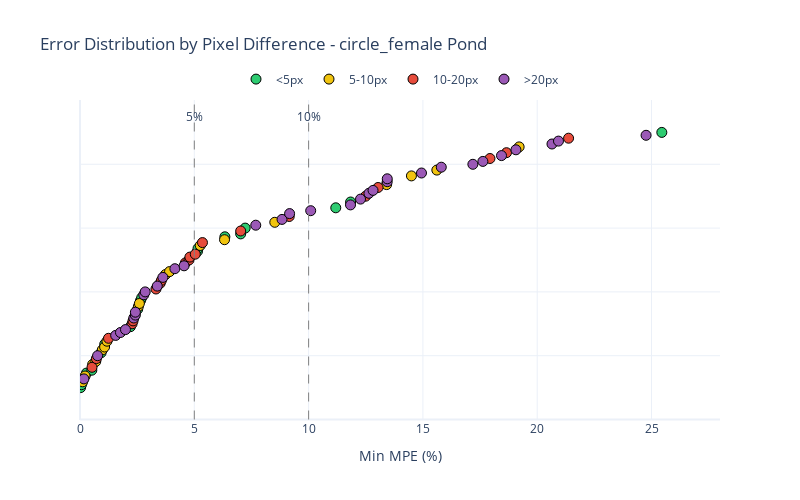

Source (notebook cell):
### Code cell
import pandas as pd
import numpy as np
import plotly.graph_objects as go



# Calculate minimum percentage error (MPE) if not already in dataframe
if 'min_mpe' not in df.columns:
    df['min_mpe'] = df[['MPError_fov_min', 'MPError_fov_max', 'MPError_fov_median']].min(axis=1)

# Calculate pixel differences
df['pred_pixels_diff_1'] = abs(df['pred_Distance_pixels'] - df['Length_1_pixels'])
df['pred_pixels_diff_2'] = abs(df['pred_Distance_pixels'] - df['Length_2_pixels'])
df['pred_pixels_diff_3'] = abs(df['pred_Distance_pixels'] - df['Length_3_pixels'])


# Define image dimensions
IMAGE_WIDTH = 5312
IMAGE_HEIGHT = 2988

# Calculate diagonal length of image in pixels
IMAGE_DIAGONAL = np.sqrt(IMAGE_WIDTH**2 + IMAGE_HEIGHT**2)

# Calculate pixel differences as percentage of image diagonal
df['pred_pixels_diff_1_pct'] = df['pred_pixels_diff_1'] / IMAGE_DIAGONAL * 100
df['pred_pixels_diff_2_pct'] = df['pred_pixels_diff_2'] / IMAGE_DIAGONAL * 100 
df['pred_pixels_diff_3_pct'] = df['pred_pixels_diff_3'] / IMAGE_DIAGONAL * 100

# Calculate minimum percentage pixel difference
df['min_pixel_diff_pct'] = df[['pred_pixels_diff_1_pct', 'pred_pixels_diff_2_pct', 'pred_pixels_diff_3_pct']].min(axis=1)

# Print statistics for percentage pixel differences
print("\nPixel differences as percentage of image diagonal:")
print(f"Minimum: {df['min_pixel_diff_pct'].min():.2f}%")
print(f"Maximum: {df['min_pixel_diff_pct'].max():.2f}%") 
print(f"Mean: {df['min_pixel_diff_pct'].mean():.2f}%")
print(f"Median: {df['min_pixel_diff_pct'].median():.2f}%")




# Calculate minimum pixel difference
df['min_pixel_diff'] = df[['pred_pixels_diff_1', 'pred_pixels_diff_2', 'pred_pixels_diff_3']].min(axis=1)

# Print basic statistics
print(f"Minimum pixel difference: {df['min_pixel_diff'].min():.2f}")
print(f"Maximum pixel difference: {df['min_pixel_diff'].max():.2f}")
print(f"Mean pixel difference: {df['min_pixel_diff'].mean():.2f}")
print(f"Median pixel difference: {df['min_pixel_diff'].median():.2f}")

# Define color categories for pixel differences
pixel_diff_bins = [0, 5, 10, 20, float('inf')]
pixel_diff_labels = ['<5px', '5-10px', '10-20px', '>20px']
pixel_diff_colors = {
    '<5px': '#2ecc71',    # Green
    '5-10px': '#f1c40f',  # Yellow
    '10-20px': '#e74c3c', # Red
    '>20px': '#9b59b6'    # Purple
}

# Create separate figure for each pond type
for pond_type in df['Pond_Type'].unique():
    # Filter data for this pond type
    pond_df = df[df['Pond_Type'] == pond_type].copy()
    
    # Categorize pixel differences
    pond_df['pixel_diff_category'] = pd.cut(
        pond_df['min_pixel_diff'],
        bins=pixel_diff_bins,
        labels=pixel_diff_labels
    )
    
    # Sort by min MPE for consistent visualization
    pond_df = pond_df.sort_values(by='min_mpe')
    
    # Create figure
    fig = go.Figure()
    
    # Create y-values to spread points vertically
    y_values = np.linspace(0.1, 0.9, len(pond_df))
    
    # Create scatter plot for each pixel difference category
    for category in pixel_diff_labels:
        cat_df = pond_df[pond_df['pixel_diff_category'] == category]
        if len(cat_df) > 0:
            # Get indices for y values
            indices = [list(pond_df.index).index(idx) for idx in cat_df.index]
            cat_y_values = [y_values[i] for i in indices]
            
            # Add scatter trace
            fig.add_trace(
                go.Scatter(
                    x=cat_df['min_mpe'],
                    y=cat_y_values,
                    mode='markers',
                    marker=dict(
                        color=pixel_diff_colors[category],
                        size=10,
                        line=dict(width=1, color='black')
                    ),
                    name=category,
                    hovertemplate=
                    "ID: %{customdata[0]}<br>" + 
                    "Image: %{customdata[1]}<br>" +
                    "Error (%): %{x:.1f}%<br>" + 
                    "Pixel Diff: %{customdata[2]:.1f}px<br>" +
                    "<extra></extra>",
                    customdata=cat_df[['PrawnID', 'Label', 'min_pixel_diff']].values
                )
            )
    
    # Add vertical lines at 5% and 10% error boundaries
    fig.add_shape(
        type="line", x0=5, x1=5, y0=0, y1=1,
        line=dict(color="gray", width=1, dash="dash")
    )
    fig.add_shape(
        type="line", x0=10, x1=10, y0=0, y1=1,
        line=dict(color="gray", width=1, dash="dash")
    )
    
    # Add annotations
    fig.add_annotation(x=5, y=0.95, text="5%", showarrow=False)
    fig.add_annotation(x=10, y=0.95, text="10%", showarrow=False)

    # Update layout
    fig.update_layout(
        height=500,
        width=800,
        title_text=f"Error Distribution by Pixel Difference - {pond_type} Pond",
        template="plotly_white",
        xaxis_title="Min MPE (%)",
        yaxis_title="",
        yaxis_showticklabels=False,
        xaxis_range=[0, df['min_mpe'].max() * 1.1],
        legend=dict(
            orientation="h",
            yanchor="bottom",
            y=1.02,
            xanchor="center",
            x=0.5
        )
    )

    # Display the figure
    fig.show()

# Print statistics by pond type
print("\nPixel difference statistics by pond type:")
for pond_type in df['Pond_Type'].unique():
    pond_df = df[df['Pond_Type'] == pond_type]
    print(f"\n{pond_type} pond:")
    print(f"  Min: {pond_df['min_pixel_diff'].min():.2f}px")
    print(f"  Max: {pond_df['min_pixel_diff'].max():.2f}px")
    print(f"  Mean: {pond_df['min_pixel_diff'].mean():.2f}px")
    print(f"  Median: {pond_df['min_pixel_diff'].median():.2f}px")
    
    # Distribution of points across pixel difference categories
    pixel_categories = pd.cut(
        pond_df['min_pixel_diff'],
        bins=pixel_diff_bins,
        labels=pixel_diff_labels
    ).value_counts()
    
    print("  Distribution:")
    for category, count in pixel_categories.items():
        percentage = count / len(pond_df) * 100
        print(f"    {category}: {count} points ({percentage:.1f}%)")

### Figure 1 — Plotly figure (JSON) as saved in the notebook; plotly's stock layout.template omitted (floating-point values rounded to 4 significant figures)
{"data": [{"customdata": [["Prawn_0", "full body:undistorted_GX010068_27_795.jpg_gamma", 1.669], ["Prawn_0", "full body:undistorted_GX010068_26_666.jpg_gamma", 0.5003], ["Prawn_0", "full body:undistorted_GX010084_130_1748.jpg_gamma", 2.22], ["Prawn_0", "full body:undistorted_GX010094_93_1258.jpg_gamma", 2.757], ["Prawn_2", "full body:undistorted_GX010073_55_1014.jpg_gamma", 3.607], ["Prawn_1", "full body:undistorted_GX010097_60_1080.jpg_gamma", 4.683], ["Prawn_3", "full body:undistorted_GX010067_33_625.jpg_gamma", 1.839], ["Prawn_2", "full body:undistorted_GX010084_30_344.jpg_gamma", 3.616], ["Prawn_4", "full body:undistorted_GX010080_237_3366.jpg_gamma", 2.871], ["Prawn_0", "full body:undistorted_GX010084_30_344.jpg_gamma", 1.12], ["Prawn_0", "full body:undistorted_GX010090_132_1852.jpg_gamma", 1.478], ["Prawn_3", "full body:undistorted_GX010080_238_3392.jpg_gamma", 2.532], ["Prawn_3", "full body:undistorted_GX010069_19_191.jpg_gamma", 0.7895], ["Prawn_1", "full body:undistorted_GX010080_212_2954.jpg_gamma", 1.854], ["Prawn_1", "full body:undistorted_GX010080_238_3392.jpg_gamma", 2.41], ["Prawn_1", "full body:undistorted_GX010069_19_191.jpg_gamma", 0.1629], ["Prawn_1", "full body:undistorted_GX010097_124_1870.jpg_gamma", 3.696], ["Prawn_0", "full body:undistorted_GX010080_157_2283.jpg_gamma", 0.2333]], "hovertemplate": "ID: %{customdata[0]}<br>Image: %{customdata[1]}<br>Error (%): %{x:.1f}%<br>Pixel Diff: %{customdata[2]:.1f}px<br><extra></extra>", "marker": {"color": "#2ecc71", "line": {"color": "black", "width": 1}, "size": 10}, "mode": "markers", "name": "<5px", "type": "scatter", "x": [0.02566, 0.06523, 0.2821, 0.517, 0.9226, 1.082, 2.206, 2.522, 2.647, 2.699, 5.141, 5.163, 6.337, 7.028, 7.225, 11.19, 11.84, 25.45], "y": [0.1, 0.1091, 0.1455, 0.1545, 0.2091, 0.2364, 0.2909, 0.3455, 0.3727, 0.3818, 0.5273, 0.5364, 0.5727, 0.5818, 0.6, 0.6636, 0.6818, 0.9]}, {"customdata": [["Prawn_3", "full body:undistorted_GX010097_60_1080.jpg_gamma", 7.556], ["Prawn_0", "full body:undistorted_GX010101_12_173.jpg_gamma", 8.211], ["Prawn_0", "full body:undistorted_GX010088_262_3712.jpg_gamma", 7.308], ["Prawn_3", "full body:undistorted_GX010080_237_3366.jpg_gamma", 5.538], ["Prawn_1", "full body:undistorted_GX010067_33_625.jpg_gamma", 5.325], ["Prawn_0", "full body:undistorted_GX010073_55_1014.jpg_gamma", 9.082], ["Prawn_2", "full body:undistorted_GX010077_14_237.jpg_gamma", 5.203], ["Prawn_2", "full body:undistorted_GX010080_238_3392.jpg_gamma", 7.988], ["Prawn_1", "full body:undistorted_GX010073_55_1014.jpg_gamma", 9.264], ["Prawn_1", "full body:undistorted_GX010082_53_796.jpg_gamma", 8.944], ["Prawn_2", "full body:undistorted_GX010073_42_695.jpg_gamma", 7.701], ["Prawn_1", "full body:undistorted_GX010097_105_1651.jpg_gamma", 6.458], ["Prawn_1", "full body:undistorted_GX010088_327_4364.jpg_gamma", 5.734], ["Prawn_0", "full body:undistorted_GX010094_9_129.jpg_gamma", 9.141], ["Prawn_2", "full body:undistorted_GX010082_236_3137.jpg_gamma", 7.674], ["Prawn_1", "full body:undistorted_GX010082_65_1070.jpg_gamma", 6.738], ["Prawn_0", "full body:undistorted_GX010082_65_1070.jpg_gamma", 7.517], ["Prawn_2", "full body:undistorted_GX010080_157_2283.jpg_gamma", 7.77]], "hovertemplate": "ID: %{customdata[0]}<br>Image: %{customdata[1]}<br>Error (%): %{x:.1f}%<br>Pixel Diff: %{customdata[2]:.1f}px<br><extra></extra>", "marker": {"color": "#f1c40f", "line": {"color": "black", "width": 1}, "size": 10}, "mode": "markers", "name": "5-10px", "type": "scatter", "x": [0.1187, 0.2227, 0.5525, 0.689, 0.9755, 1.075, 1.179, 2.555, 2.598, 3.741, 3.917, 5.26, 6.322, 8.52, 13.41, 14.5, 15.61, 19.21], "y": [0.1182, 0.1364, 0.1727, 0.1818, 0.2182, 0.2273, 0.2455, 0.3545, 0.3636, 0.4545, 0.4636, 0.5455, 0.5636, 0.6182, 0.7364, 0.7636, 0.7818, 0.8545]}, {"customdata": [["Prawn_2", "full body:undistorted_GX010088_327_4364.jpg_gamma", 11.34], ["Prawn_3", "full body:undistorted_GX010088_327_4364.jpg_gamma", 17.7], ["Prawn_0", "full body:undistorted_GX010088_327_4364.jpg_gamma", 19.24], ["Prawn_1", "full body:undistorted_GX010077_14_237.jpg_gamma", 15.06], ["Prawn_0", "full body:undistorted_GX010071_22_444.jpg_gamma", 19.56], ["Prawn_2", "full body:undistorted_GX010069_19_191.jpg_gamma", 12.88], ["Prawn_0", "full body:undistorted_GX010067_33_625.jpg_gamma", 10.91], ["Prawn_2", "full body:undistorted_GX010080_193_2640.jpg_gamma", 13.88], ["Prawn_0", "full body:undistorted_GX010082_53_796.jpg_gamma", 12.01], ["Prawn_2", "full body:undistorted_GX010068_26_666.jpg_gamma", 15.56], ["Prawn_1", "full body:undistorted_GX010084_130_1748.jpg_gamma", 12.63], ["Prawn_1", "full body:undistorted_GX010068_26_666.jpg_gamma", 18.33], ["Prawn_2", "full body:undistorted_GX010084_130_1748.jpg_gamma", 19.41], ["Prawn_0", "full body:undistorted_GX010080_238_3392.jpg_gamma", 13.96], ["Prawn_0", "full body:undistorted_GX010094_163_2312.jpg_gamma", 16.49], ["Prawn_2", "full body:undistorted_GX010082_65_1070.jpg_gamma", 11.22], ["Prawn_0", "full body:undistorted_GX010080_193_2640.jpg_gamma", 10.34], ["Prawn_1", "full body:undistorted_GX010082_236_3137.jpg_gamma", 10.68], ["Prawn_3", "full body:undistorted_GX010080_157_2283.jpg_gamma", 18.91], ["Prawn_0", "full body:undistorted_GX010097_124_1870.jpg_gamma", 18.63]], "hovertemplate": "ID: %{customdata[0]}<br>Image: %{customdata[1]}<br>Error (%): %{x:.1f}%<br>Pixel Diff: %{customdata[2]:.1f}px<br><extra></extra>", "marker": {"color": "#e74c3c", "line": {"color": "black", "width": 1}, "size": 10}, "mode": "markers", "name": "10-20px", "type": "scatter", "x": [0.5254, 0.7173, 1.247, 2.279, 2.319, 3.323, 3.51, 3.563, 4.61, 4.767, 4.806, 5.042, 5.357, 7.029, 9.152, 12.5, 13.04, 17.93, 18.66, 21.37], "y": [0.1636, 0.1909, 0.2545, 0.3, 0.3091, 0.4091, 0.4273, 0.4364, 0.4909, 0.5, 0.5091, 0.5182, 0.5545, 0.5909, 0.6364, 0.7, 0.7273, 0.8182, 0.8364, 0.8818]}, {"customdata": [["Prawn_1", "full body:undistorted_GX010084_30_344.jpg_gamma", 28.18], ["Prawn_0", "full body:undistorted_GX010088_209_2904.jpg_gamma", 44.27], ["Prawn_0", "full body:undistorted_GX010085_261_3610.jpg_gamma", 44.15], ["Prawn_1", "full body:undistorted_GX010082_8_59.jpg_gamma", 21.98], ["Prawn_2", "full body:undistorted_GX010082_8_59.jpg_gamma", 57.43], ["Prawn_1", "full body:undistorted_GX010088_209_2904.jpg_gamma", 22.51], ["Prawn_0", "full body:undistorted_GX010077_14_237.jpg_gamma", 36.73], ["Prawn_1", "full body:undistorted_GX010073_42_695.jpg_gamma", 22.44], ["Prawn_0", "full body:undistorted_GX010097_60_1080.jpg_gamma", 24.73], ["Prawn_2", "full body:undistorted_GX010080_212_2954.jpg_gamma", 22.29], ["Prawn_3", "full body:undistorted_GX010084_30_344.jpg_gamma", 52.45], ["Prawn_2", "full body:undistorted_GX010067_33_625.jpg_gamma", 45.26], ["Prawn_1", "full body:undistorted_GX010080_193_2640.jpg_gamma", 32.66], ["Prawn_1", "full body:undistorted_GX010094_9_129.jpg_gamma", 67.13], ["Prawn_1", "full body:undistorted_GX010068_27_795.jpg_gamma", 35.42], ["Prawn_0", "full body:undistorted_GX010094_24_430.jpg_gamma", 21.11], ["Prawn_3", "full body:undistorted_GX010082_8_59.jpg_gamma", 64.82], ["Prawn_0", "full body:undistorted_GX010097_32_528.jpg_gamma", 32.92], ["Prawn_2", "full body:undistorted_GX010080_237_3366.jpg_gamma", 28.37], ["Prawn_1", "full body:undistorted_GX010080_237_3366.jpg_gamma", 40.77], ["Prawn_2", "full body:undistorted_GX010097_60_1080.jpg_gamma", 68.3], ["Prawn_1", "full body:undistorted_GX010088_262_3712.jpg_gamma", 54.98], ["Prawn_3", "full body:undistorted_GX010080_193_2640.jpg_gamma", 23.0], ["Prawn_2", "full body:undistorted_GX010088_262_3712.jpg_gamma", 61.0], ["Prawn_0", "full body:undistorted_GX010080_237_3366.jpg_gamma", 56.74], ["Prawn_4", "full body:undistorted_GX010080_193_2640.jpg_gamma", 28.79], ["Prawn_0", "full body:undistorted_GX010080_212_2954.jpg_gamma", 59.12], ["Prawn_4", "full body:undistorted_GX010082_8_59.jpg_gamma", 85.7], ["Prawn_0", "full body:undistorted_GX010069_19_191.jpg_gamma", 51.18], ["Prawn_2", "full body:undistorted_GX010097_105_1651.jpg_gamma", 68.35], ["Prawn_3", "full body:undistorted_GX010097_105_1651.jpg_gamma", 42.56], ["Prawn_0", "full body:undistorted_GX010097_105_1651.jpg_gamma", 39.45], ["Prawn_0", "full body:undistorted_GX010082_236_3137.jpg_gamma", 21.53]], "hovertemplate": "ID: %{customdata[0]}<br>Image: %{customdata[1]}<br>Error (%): %{x:.1f}%<br>Pixel Diff: %{customdata[2]:.1f}px<br><extra></extra>", "marker": {"color": "#9b59b6", "line": {"color": "black", "width": 1}, "size": 10}, "mode": "markers", "name": ">20px", "type": "scatter", "x": [0.1705, 0.7697, 1.561, 1.77, 1.99, 2.353, 2.421, 2.422, 2.791, 2.852, 3.38, 3.625, 4.15, 4.552, 7.688, 8.837, 9.168, 10.09, 11.83, 12.27, 12.64, 12.82, 13.44, 13.44, 14.94, 15.8, 17.19, 17.62, 18.44, 19.07, 20.65, 20.93, 24.76], "y": [0.1273, 0.2, 0.2636, 0.2727, 0.2818, 0.3182, 0.3273, 0.3364, 0.3909, 0.4, 0.4182, 0.4455, 0.4727, 0.4818, 0.6091, 0.6273, 0.6455, 0.6545, 0.6727, 0.6909, 0.7091, 0.7182, 0.7455, 0.7545, 0.7727, 0.7909, 0.8, 0.8091, 0.8273, 0.8455, 0.8636, 0.8727, 0.8909]}], "layout": {"annotations": [{"showarrow": false, "text": "5%", "x": 5, "y": 0.95}, {"showarrow": false, "text": "10%", "x": 10, "y": 0.95}], "height": 500, "legend": {"orientation": "h", "x": 0.5, "xanchor": "center", "y": 1.02, "yanchor": "bottom"}, "shapes": [{"line": {"color": "gray", "dash": "dash", "width": 1}, "type": "line", "x0": 5, "x1": 5, "y0": 0, "y1": 1}, {"line": {"color": "gray", "dash": "dash", "width": 1}, "type": "line", "x0": 10, "x1": 10, "y0": 0, "y1": 1}], "title": {"text": "Error Distribution by Pixel Difference - circle_female Pond"}, "width": 800, "xaxis": {"range": [0, 28.0], "title": {"text": "Min MPE (%)"}}, "yaxis": {"showticklabels": false, "title": {"text": ""}}}}
